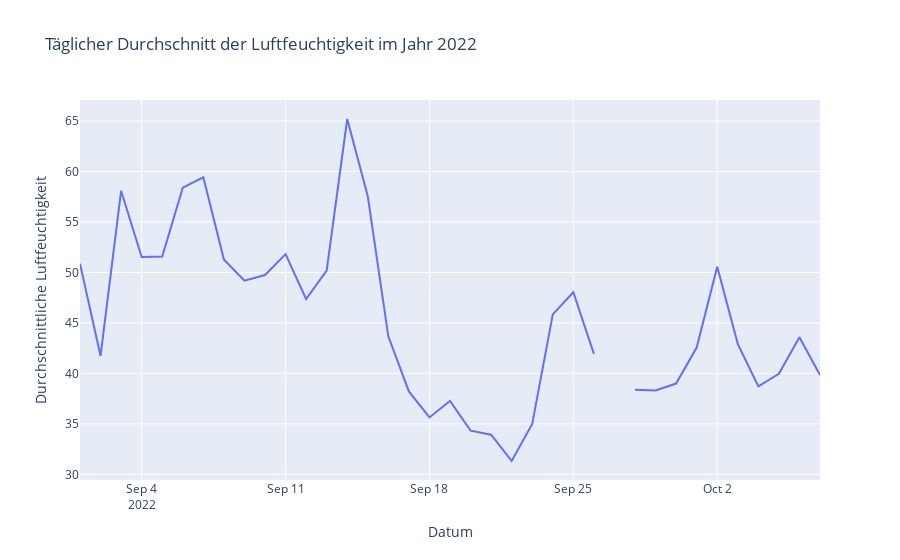

The notebook cell saved with this chart:
### Code cell
fig = px.line(daily_avg_hum_2022, x='date_time', y='hum', title='Täglicher Durchschnitt der Luftfeuchtigkeit im Jahr 2022',
              labels={'date_time': 'Datum', 'hum': 'Durchschnittliche Luftfeuchtigkeit'})

fig.show()

### Figure 1 — Plotly figure (JSON) as saved in the notebook; plotly's stock layout.template omitted (floating-point values rounded to 4 significant figures)
{"data": [{"hovertemplate": "Datum=%{x}<br>Durchschnittliche Luftfeuchtigkeit=%{y}<extra></extra>", "legendgroup": "", "line": {"color": "#636efa", "dash": "solid"}, "marker": {"symbol": "circle"}, "mode": "lines", "name": "", "orientation": "v", "showlegend": false, "type": "scatter", "x": ["2022-09-01T00:00:00", "2022-09-02T00:00:00", "2022-09-03T00:00:00", "2022-09-04T00:00:00", "2022-09-05T00:00:00", "2022-09-06T00:00:00", "2022-09-07T00:00:00", "2022-09-08T00:00:00", "2022-09-09T00:00:00", "2022-09-10T00:00:00", "2022-09-11T00:00:00", "2022-09-12T00:00:00", "2022-09-13T00:00:00", "2022-09-14T00:00:00", "2022-09-15T00:00:00", "2022-09-16T00:00:00", "2022-09-17T00:00:00", "2022-09-18T00:00:00", "2022-09-19T00:00:00", "2022-09-20T00:00:00", "2022-09-21T00:00:00", "2022-09-22T00:00:00", "2022-09-23T00:00:00", "2022-09-24T00:00:00", "2022-09-25T00:00:00", "2022-09-26T00:00:00", "2022-09-27T00:00:00", "2022-09-28T00:00:00", "2022-09-29T00:00:00", "2022-09-30T00:00:00", "2022-10-01T00:00:00", "2022-10-02T00:00:00", "2022-10-03T00:00:00", "2022-10-04T00:00:00", "2022-10-05T00:00:00", "2022-10-06T00:00:00", "2022-10-07T00:00:00"], "xaxis": "x", "y": [50.87, 41.74, 58.1, 51.53, 51.57, 58.4, 59.43, 51.29, 49.2, 49.75, 51.82, 47.38, 50.19, 65.21, 57.55, 43.68, 38.22, 35.64, 37.28, 34.34, 33.94, 31.33, 35.0, 45.85, 48.05, 41.94, null, 38.38, 38.32, 39.0, 42.57, 50.56, 42.92, 38.72, 39.97, 43.59, 39.85], "yaxis": "y"}], "layout": {"legend": {"tracegroupgap": 0}, "title": {"text": "Täglicher Durchschnitt der Luftfeuchtigkeit im Jahr 2022"}, "xaxis": {"anchor": "y", "domain": [0, 1], "title": {"text": "Datum"}}, "yaxis": {"anchor": "x", "domain": [0, 1], "title": {"text": "Durchschnittliche Luftfeuchtigkeit"}}}}
